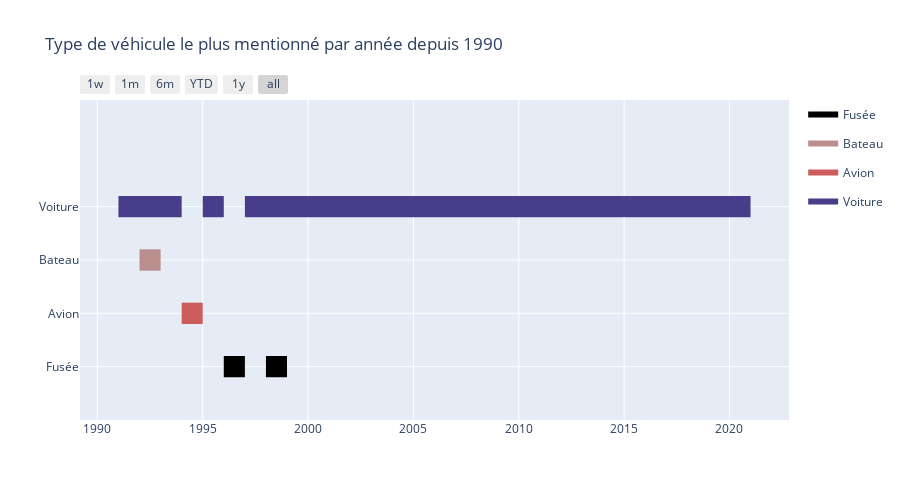

The code cell stored with this chart in its notebook:
### Code cell
timeline("Type de véhicule le plus mentionné par année depuis 1990", list_colors, annees, vehicules)

### Figure 1 — Plotly figure (JSON) as saved in the notebook; plotly's stock layout.template omitted (floating-point values rounded to 4 significant figures; data arrays with more than 128 entries replaced by an {"elided": "..."} marker saying what was removed)
{"data": [{"fill": "toself", "fillcolor": "rgb(0, 0, 0)", "hoverinfo": "skip", "legendgroup": "rgb(0, 0, 0)", "mode": "none", "name": "Fusée", "type": "scatter", "x": ["1996", "1997", "1997", "1996", "1996", "1998", "1999", "1999", "1998"], "y": [-0.2, -0.2, 0.2, 0.2, null, -0.2, -0.2, 0.2, 0.2]}, {"fill": "toself", "fillcolor": "rgb(188, 143, 143)", "hoverinfo": "skip", "legendgroup": "rgb(188, 143, 143)", "mode": "none", "name": "Bateau", "type": "scatter", "x": ["1992", "1993", "1993", "1992"], "y": [1.8, 1.8, 2.2, 2.2]}, {"fill": "toself", "fillcolor": "rgb(205, 92, 92)", "hoverinfo": "skip", "legendgroup": "rgb(205, 92, 92)", "mode": "none", "name": "Avion", "type": "scatter", "x": ["1994", "1995", "1995", "1994"], "y": [0.8, 0.8, 1.2, 1.2]}, {"fill": "toself", "fillcolor": "rgb(72, 61, 139)", "hoverinfo": "skip", "legendgroup": "rgb(72, 61, 139)", "mode": "none", "name": "Voiture", "type": "scatter", "x": {"elided": "139 str values"}, "y": {"elided": "139 float values"}}, {"legendgroup": "rgb(0, 0, 0)", "marker": {"color": "rgb(0, 0, 0)", "opacity": 0, "size": 1}, "mode": "markers", "name": "", "showlegend": false, "text": [null, null, null, null], "type": "scatter", "x": ["1996", "1997", "1998", "1999"], "y": [0, 0, 0, 0]}, {"legendgroup": "rgb(188, 143, 143)", "marker": {"color": "rgb(188, 143, 143)", "opacity": 0, "size": 1}, "mode": "markers", "name": "", "showlegend": false, "text": [null, null], "type": "scatter", "x": ["1992", "1993"], "y": [2, 2]}, {"legendgroup": "rgb(205, 92, 92)", "marker": {"color": "rgb(205, 92, 92)", "opacity": 0, "size": 1}, "mode": "markers", "name": "", "showlegend": false, "text": [null, null], "type": "scatter", "x": ["1994", "1995"], "y": [1, 1]}, {"legendgroup": "rgb(72, 61, 139)", "marker": {"color": "rgb(72, 61, 139)", "opacity": 0, "size": 1}, "mode": "markers", "name": "", "showlegend": false, "text": [null, null, null, null, null, null, null, null, null, null, null, null, null, null, null, null, null, null, null, null, null, null, null, null, null, null, null, null, null, null, null, null, null, null, null, null, null, null, null, null, null, null, null, null, null, null, null, null, null, null, null, null, null, null, null, null], "type": "scatter", "x": ["1991", "1992", "1992", "1993", "1993", "1994", "1995", "1996", "1997", "1998", "1998", "1999", "1999", "2000", "2000", "2001", "2001", "2002", "2002", "2003", "2003", "2004", "2004", "2005", "2005", "2006", "2006", "2007", "2007", "2008", "2008", "2009", "2009", "2010", "2010", "2011", "2011", "2012", "2012", "2013", "2013", "2014", "2014", "2015", "2015", "2016", "2016", "2017", "2017", "2018", "2018", "2019", "2019", "2020", "2020", "2021"], "y": [3, 3, 3, 3, 3, 3, 3, 3, 3, 3, 3, 3, 3, 3, 3, 3, 3, 3, 3, 3, 3, 3, 3, 3, 3, 3, 3, 3, 3, 3, 3, 3, 3, 3, 3, 3, 3, 3, 3, 3, 3, 3, 3, 3, 3, 3, 3, 3, 3, 3, 3, 3, 3, 3, 3, 3]}], "layout": {"height": 500, "hovermode": "closest", "showlegend": true, "title": {"text": "Type de véhicule le plus mentionné par année depuis 1990"}, "xaxis": {"rangeselector": {"buttons": [{"count": 7, "label": "1w", "step": "day", "stepmode": "backward"}, {"count": 1, "label": "1m", "step": "month", "stepmode": "backward"}, {"count": 6, "label": "6m", "step": "month", "stepmode": "backward"}, {"count": 1, "label": "YTD", "step": "year", "stepmode": "todate"}, {"count": 1, "label": "1y", "step": "year", "stepmode": "backward"}, {"step": "all"}]}, "showgrid": true, "type": "date", "zeroline": false}, "yaxis": {"autorange": false, "range": [-1, 5], "showgrid": true, "ticktext": ["Fusée", "Avion", "Bateau", "Voiture"], "tickvals": [0, 1, 2, 3], "zeroline": false}}}
